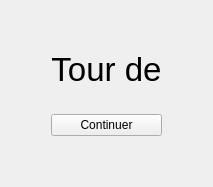
      <widget class="QWidget" name="wdgTransitionJoueurSuivant">
       <layout class="QGridLayout" name="gridLayout_9">
        <item row="0" column="0">
         <layout class="QVBoxLayout" name="verticalLayout_17">
          <item>
           <spacer name="verticalSpacer_14">
            <property name="orientation">
             <enum>Qt::Vertical</enum>
            </property>
            <property name="sizeHint" stdset="0">
             <size>
              <width>20</width>
              <height>40</height>
             </size>
            </property>
           </spacer>
          </item>
          <item>
           <layout class="QHBoxLayout" name="horizontalLayout_15">
            <item>
             <spacer name="horizontalSpacer_25">
              <property name="orientation">
               <enum>Qt::Horizontal</enum>
              </property>
              <property name="sizeHint" stdset="0">
               <size>
                <width>40</width>
                <height>20</height>
               </size>
              </property>
             </spacer>
            </item>
            <item>
             <layout class="QVBoxLayout" name="verticalLayout_16">
              <item>
               <widget class="QLabel" name="lblStringTourSuivant">
                <property name="font">
                 <font>
                  <pointsize>25</pointsize>
                  <kerning>true</kerning>
                 </font>
                </property>
                <property name="mouseTracking">
                 <bool>true</bool>
                </property>
                <property name="layoutDirection">
                 <enum>Qt::LeftToRight</enum>
                </property>
                <property name="frameShape">
                 <enum>QFrame::NoFrame</enum>
                </property>
                <property name="text">
                 <string>Tour de</string>
                </property>
                <property name="textFormat">
                 <enum>Qt::AutoText</enum>
                </property>
                <property name="alignment">
                 <set>Qt::AlignCenter</set>
                </property>
               </widget>
              </item>
              <item>
               <widget class="QLabel" name="lblNomJoueurSuivant">
                <property name="text">
                 <string/>
                </property>
                <property name="alignment">
                 <set>Qt::AlignCenter</set>
                </property>
               </widget>
              </item>
              <item>
               <widget class="QPushButton" name="btnTourSuivant">
                <property name="text">
                 <string>Continuer</string>
                </property>
               </widget>
              </item>
             </layout>
            </item>
            <item>
             <spacer name="horizontalSpacer_26">
              <property name="orientation">
               <enum>Qt::Horizontal</enum>
              </property>
              <property name="sizeHint" stdset="0">
               <size>
                <width>40</width>
                <height>20</height>
               </size>
              </property>
             </spacer>
            </item>
           </layout>
          </item>
          <item>
           <spacer name="verticalSpacer_15">
            <property name="orientation">
             <enum>Qt::Vertical</enum>
            </property>
            <property name="sizeHint" stdset="0">
             <size>
              <width>20</width>
              <height>40</height>
             </size>
            </property>
           </spacer>
          </item>
         </layout>
        </item>
       </layout>
      </widget>
